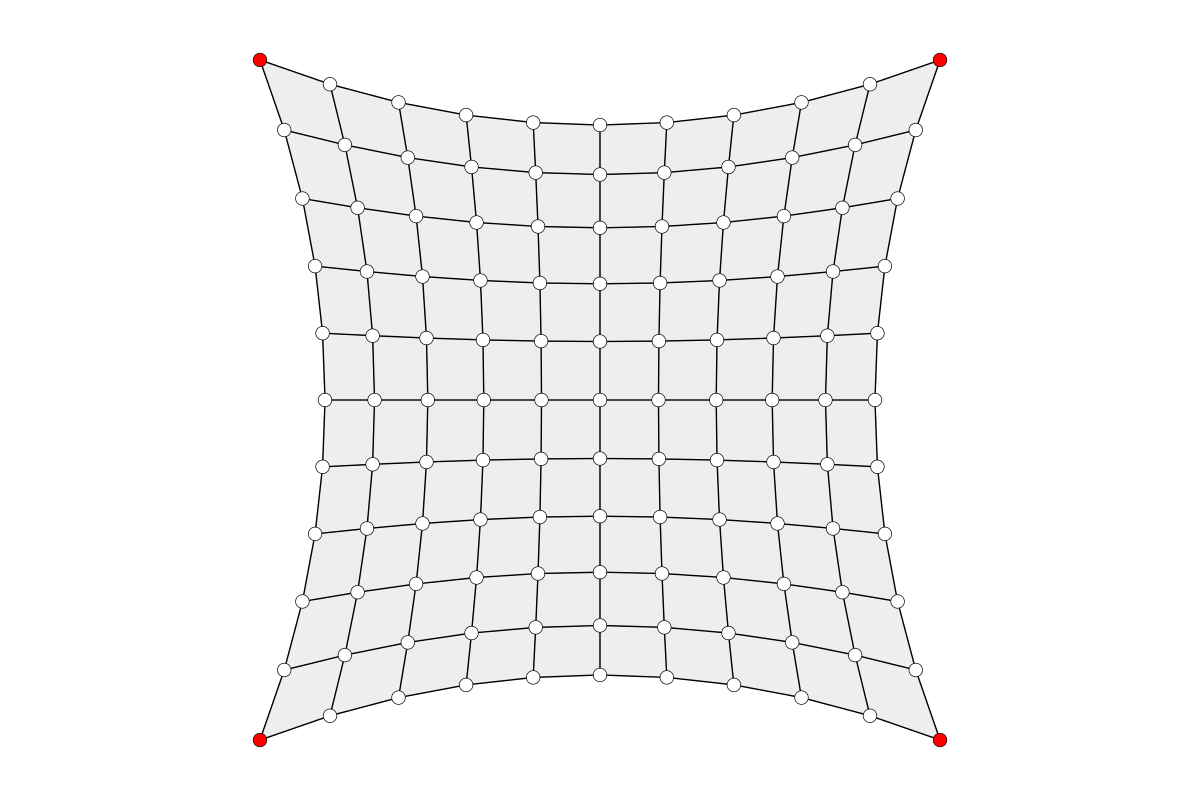

Write Python code to recreate this figure.
""""""
from __future__ import absolute_import
from __future__ import division
from __future__ import print_function

import os
import compas_tna

from compas_tna.diagrams import FormDiagram
from compas_tna.utilities import relax_boundary_openings


form = FormDiagram.from_json(compas_tna.get('formdiagram.json'))

form.set_edges_attribute('q', 10.0, keys=form.edges_on_boundary())
form.set_vertices_attribute('is_fixed', True, keys=form.vertices_where({'vertex_degree': 2}))

relax_boundary_openings(form)

# uncomment to export to json
# filepath = os.path.join(compas_tna.DATA, 'form_unsupported.json')
# form.to_json(filepath)

form.plot()
